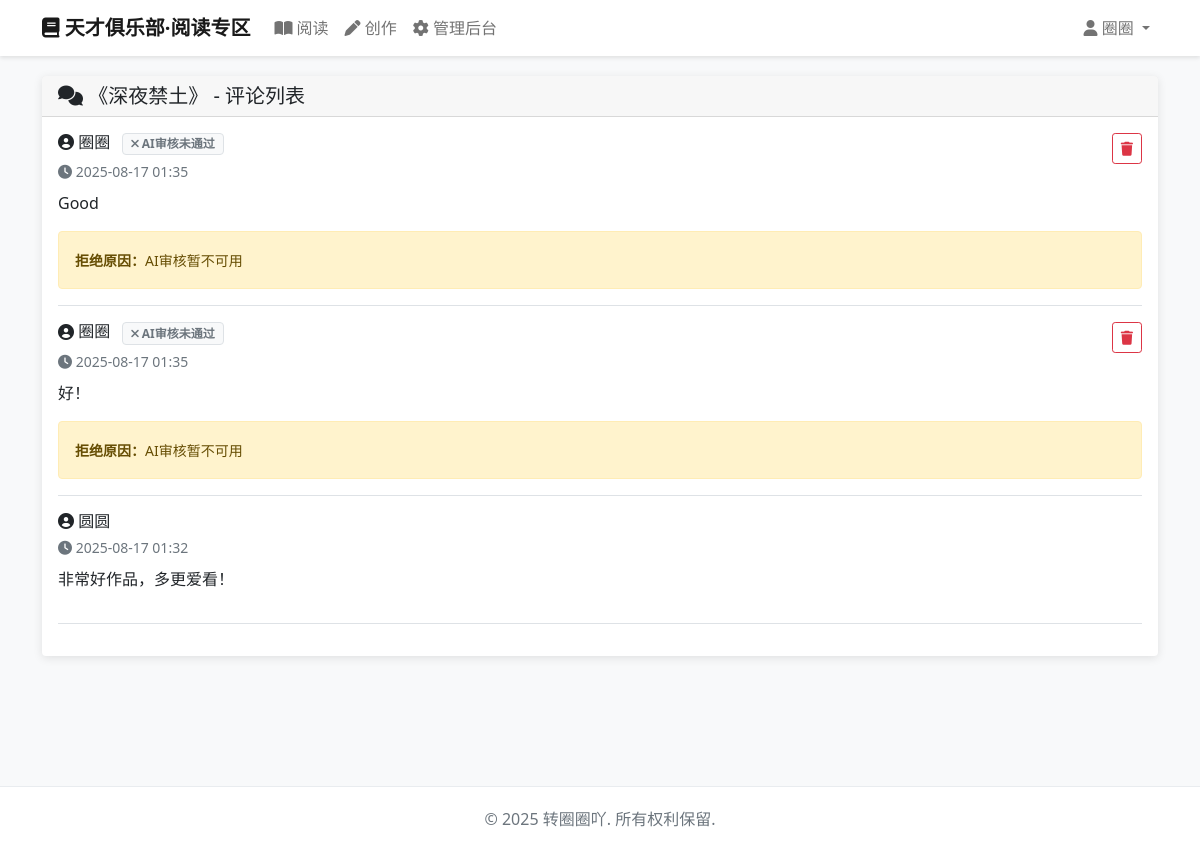
Screenshot of /comments/book/1/ (signed in) with the database file from the repository.
### accounts/models.py (models this page shows, shortened)
class User(AbstractBaseUser, PermissionsMixin):
    email = models.EmailField('邮箱', unique=True)
    display_name = models.CharField('显示名称', max_length=50, blank=True, null=True, unique=True)
    is_active = models.BooleanField('是否激活', default=True)
    is_staff = models.BooleanField('是否员工', default=False)
    is_admin = models.BooleanField('是否管理员', default=False)
    date_joined = models.DateTimeField('注册时间', default=timezone.now)
    last_login = models.DateTimeField('最后登录', blank=True, null=True)
    objects = UserManager()
    USERNAME_FIELD = 'email'
    REQUIRED_FIELDS = []
    class Meta:
        db_table = 'users'
        verbose_name = '用户'
        verbose_name_plural = '用户'

### books/models.py (models this page shows, shortened)
class Book(models.Model):
    REVIEW_STATUS_CHOICES = [
        ('pending', '待审核'),
        ('approved', '审核通过'),
        ('rejected', '审核不通过'),
    ]
    author = models.ForeignKey(User, on_delete=models.CASCADE, related_name='books', verbose_name='作者')
    title = models.CharField('作品名', max_length=200)
    description = models.TextField('简介', blank=True)
    title_pending = models.CharField('待审核作品名', max_length=200, blank=True, null=True)
    description_pending = models.TextField('待审核简介', blank=True, null=True)
    ai_check_title = models.CharField('标题AI审核状态', max_length=20, choices=REVIEW_STATUS_CHOICES, default='pending')
    ai_check_description = models.CharField('简介AI审核状态', max_length=20, choices=REVIEW_STATUS_CHOICES, default='pending')
    adm_check_title = models.CharField('标题管理员审核状态', max_length=20, choices=REVIEW_STATUS_CHOICES, blank=True, null=True)
    adm_check_description = models.CharField('简介管理员审核状态', max_length=20, choices=REVIEW_STATUS_CHOICES, blank=True, null=True)
    title_reject_reason = models.TextField('标题拒绝原因', blank=True)
    description_reject_reason = models.TextField('简介拒绝原因', blank=True)
    created_at = models.DateTimeField('创建时间', auto_now_add=True)
    updated_at = models.DateTimeField('更新时间', auto_now=True)
    last_chapter_update = models.DateTimeField('最后章节更新时间', blank=True, null=True)
    class Meta:
        db_table = 'books'
        verbose_name = '作品'
        verbose_name_plural = '作品'
        ordering = ['-updated_at']

### comments/models.py (models this page shows, shortened)
class Comment(models.Model):
    REVIEW_STATUS_CHOICES = [
        ('pending', '待审核'),
        ('approved', '审核通过'),
        ('rejected', '审核不通过'),
    ]
    book = models.ForeignKey(Book, on_delete=models.CASCADE, related_name='comments', verbose_name='所属作品')
    chapter = models.ForeignKey(Chapter, on_delete=models.CASCADE, related_name='comments',
                               verbose_name='所属章节', blank=True, null=True)
    author = models.ForeignKey(User, on_delete=models.CASCADE, related_name='comments', verbose_name='评论者')
    content = models.TextField('评论内容')
    content_pending = models.TextField('待审核内容', blank=True, null=True)
    ai_check = models.CharField('AI审核状态', max_length=20, choices=REVIEW_STATUS_CHOICES, default='pending')
    adm_check = models.CharField('管理员审核状态', max_length=20, choices=REVIEW_STATUS_CHOICES, blank=True, null=True)
    reject_reason = models.TextField('拒绝原因', blank=True)
    is_visible = models.BooleanField('是否可见', default=False)
    created_at = models.DateTimeField('创建时间', auto_now_add=True)
    updated_at = models.DateTimeField('更新时间', auto_now=True)
    class Meta:
        db_table = 'comments'
        verbose_name = '评论'
        verbose_name_plural = '评论'
        ordering = ['-created_at']
    @property
    def display_content(self):
        return self.content_pending or self.content

### comments/views.py (the view, shortened to what this page needs)
# urls.py: path('book/<int:book_id>/', views.BookCommentsView.as_view(), name='book_comments'),
class BookCommentsView(LoginRequiredMixin, TemplateView):
    template_name = 'comments/book_comments.html'
    login_url = '/accounts/login/'
    def get_context_data(self, **kwargs):
        context = super().get_context_data(**kwargs)
        book_id = kwargs.get('book_id')
        book = get_object_or_404(Book, id=book_id)
        if book.author != self.request.user and not book.is_visible_to_public:
            raise Http404("作品不存在")
        if book.author == self.request.user:
            comments = Comment.objects.filter(
                book=book,
                chapter__isnull=True
            ).order_by('-created_at')
        paginator = Paginator(comments, 20)
        page_number = self.request.GET.get('page')
        page_obj = paginator.get_page(page_number)
        context.update({
            'book': book,
            'page_obj': page_obj,
        })
        return context

### templates/comments/book_comments.html (shortened to what this page needs)
{% extends 'base.html' %}
{% block content %}
<div class="row">
    <div class="col-12">
        <div class="card">
            <div class="card-header">
                <h5 class="mb-0">
                    <i class="fas fa-comments"></i>
                    《{{ book.title }}》 - 评论列表
                </h5>
            </div>
            <div class="card-body" id="bookComments">
                {% if page_obj.object_list %}
                    {% for comment in page_obj.object_list %}
                        <div class="comment-item border-bottom pb-3 mb-3">
                            <div class="d-flex justify-content-between align-items-start">
                                <div>
                                    <h6 class="mb-1">
                                        <i class="fas fa-user-circle"></i>
                                        {{ comment.author.display_name|default:comment.author.email }}
                                        {% if comment.author == user and not comment.is_visible %}
                                            {% if comment.ai_check == 'pending' %}
                                                <span class="badge bg-secondary text-white ms-2">
                                                    <i class="fas fa-clock"></i> AI审核中
                                                </span>
                                            {% elif comment.ai_check == 'rejected' %}
                                                <span class="badge bg-light text-muted border ms-2">
                                                    <i class="fas fa-times"></i> AI审核未通过
                                                </span>
                                            {% elif comment.adm_check == 'pending' %}
                                                <span class="badge bg-light text-muted border ms-2">
                                                    <i class="fas fa-user-shield"></i> 管理员审核中
                                                </span>
                                            {% elif comment.adm_check == 'rejected' %}
                                                <span class="badge bg-light text-muted border ms-2">
                                                    <i class="fas fa-ban"></i> 审核未通过
                                                </span>
                                            {% endif %}
                                        {% endif %}
                                    </h6>
                                    <small class="text-muted">
                                        <i class="fas fa-clock"></i>
                                        {{ comment.created_at|date:"Y-m-d H:i" }}
                                    </small>
                                </div>
                                {% if comment.author == user %}
                                    <button class="btn btn-sm btn-outline-danger"
                                            onclick="deleteComment({{ comment.id }})">
                                        <i class="fas fa-trash"></i>
                                    </button>
                                {% endif %}
                            </div>
                            <div class="mt-2">
                                <p class="mb-0">{{ comment.display_content|linebreaks }}</p>
                                {% if comment.author == user and comment.reject_reason %}
                                    <div class="alert alert-warning mt-2 mb-0">
                                        <small><strong>拒绝原因：</strong>{{ comment.reject_reason }}</small>
                                    </div>
                                {% endif %}
                            </div>
                        </div>
                    {% endfor %}
                {% else %}
                    <div class="text-center text-muted py-4">
                        <i class="fas fa-comment-dots fa-3x mb-3"></i>
                        <h5>暂无评论</h5>
                        <p>快来发表第一条评论吧！</p>
                    </div>
                {% endif %}
            </div>
        </div>
    </div>
</div>
{% endblock %}

### templates/base.html (shortened to what this page needs)
<!DOCTYPE html>
<html lang="zh-CN">
<head>
    <link href="https://cdn.jsdelivr.net/npm/bootstrap@5.1.3/dist/css/bootstrap.min.css" rel="stylesheet">
    <link href="https://cdnjs.cloudflare.com/ajax/libs/font-awesome/6.0.0/css/all.min.css" rel="stylesheet">
</head>
<body>
    <nav class="navbar navbar-expand-lg navbar-light bg-light">
        <div class="container">
            <a class="navbar-brand" href="{% url 'books:index' %}">
                <i class="fas fa-book"></i> 天才俱乐部·阅读专区
            </a>
            <div class="collapse navbar-collapse" id="navbarNav">
                <ul class="navbar-nav me-auto">
                    <li class="nav-item">
                        <a class="nav-link" href="{% url 'books:read' %}">
                            <i class="fas fa-book-open"></i> 阅读
                        </a>
                    </li>
                    <li class="nav-item">
                        <a class="nav-link" href="{% url 'books:create' %}">
                            <i class="fas fa-pen"></i> 创作
                        </a>
                    </li>
                    {% if user.is_admin %}
                    <li class="nav-item">
                        <a class="nav-link" href="{% url 'books:admin_panel' %}">
                            <i class="fas fa-cog"></i> 管理后台
                        </a>
                    </li>
                    {% endif %}
                </ul>
                <ul class="navbar-nav">
                    {% if user.is_authenticated %}
                    <li class="nav-item dropdown">
                        <a class="nav-link dropdown-toggle" href="#" id="navbarDropdown" role="button" data-bs-toggle="dropdown">
                            <i class="fas fa-user"></i>
                            {% if user.display_name %}
                                {{ user.display_name }}
                            {% else %}
                                {{ user.email }}
                            {% endif %}
                        </a>
                    </li>
                    {% else %}
                    <li class="nav-item">
                        <a class="nav-link" href="{% url 'accounts:login' %}">
                            <i class="fas fa-sign-in-alt"></i> 登录
                        </a>
                    </li>
                    {% endif %}
                </ul>
            </div>
        </div>
    </nav>
    <div class="content-wrapper">
        <div class="container">
            {% block content %}{% endblock %}
        </div>
    </div>
    <footer class="footer">
        <div class="container text-center">
            <p class="text-muted">&copy; 2025 转圈圈吖. 所有权利保留.</p>
        </div>
    </footer>
</body>
</html>

### templates/base.html (style rules this page uses)
body { background-color: #f8f9fa; }
.navbar-brand { font-weight: bold; }
.content-wrapper { min-height: calc(100vh - 120px); padding: 20px 0; }
.card { border: none; box-shadow: 0 2px 10px rgba(0,0,0,0.1); transition: transform 0.2s; }
.navbar { background-color: #fff !important; box-shadow: 0 2px 4px rgba(0,0,0,0.1); }
.footer { background-color: #fff; padding: 20px 0; margin-top: 50px; border-top: 1px solid #e9ecef; }

### rows the page displays
User: display_name "圈圈"
Book: title "深夜禁土"
Comment: author.display_name "圈圈", is_visible False (drawn), created_at "2025-08-17 01:35", display_content "Good", reject_reason "AI审核暂不可用"
Comment: author.display_name "圈圈", is_visible False (drawn), created_at "2025-08-17 01:35", display_content "好！", reject_reason "AI审核暂不可用"
Comment: author.display_name "圆圆", created_at "2025-08-17 01:32", display_content "非常好作品，多更爱看！"
